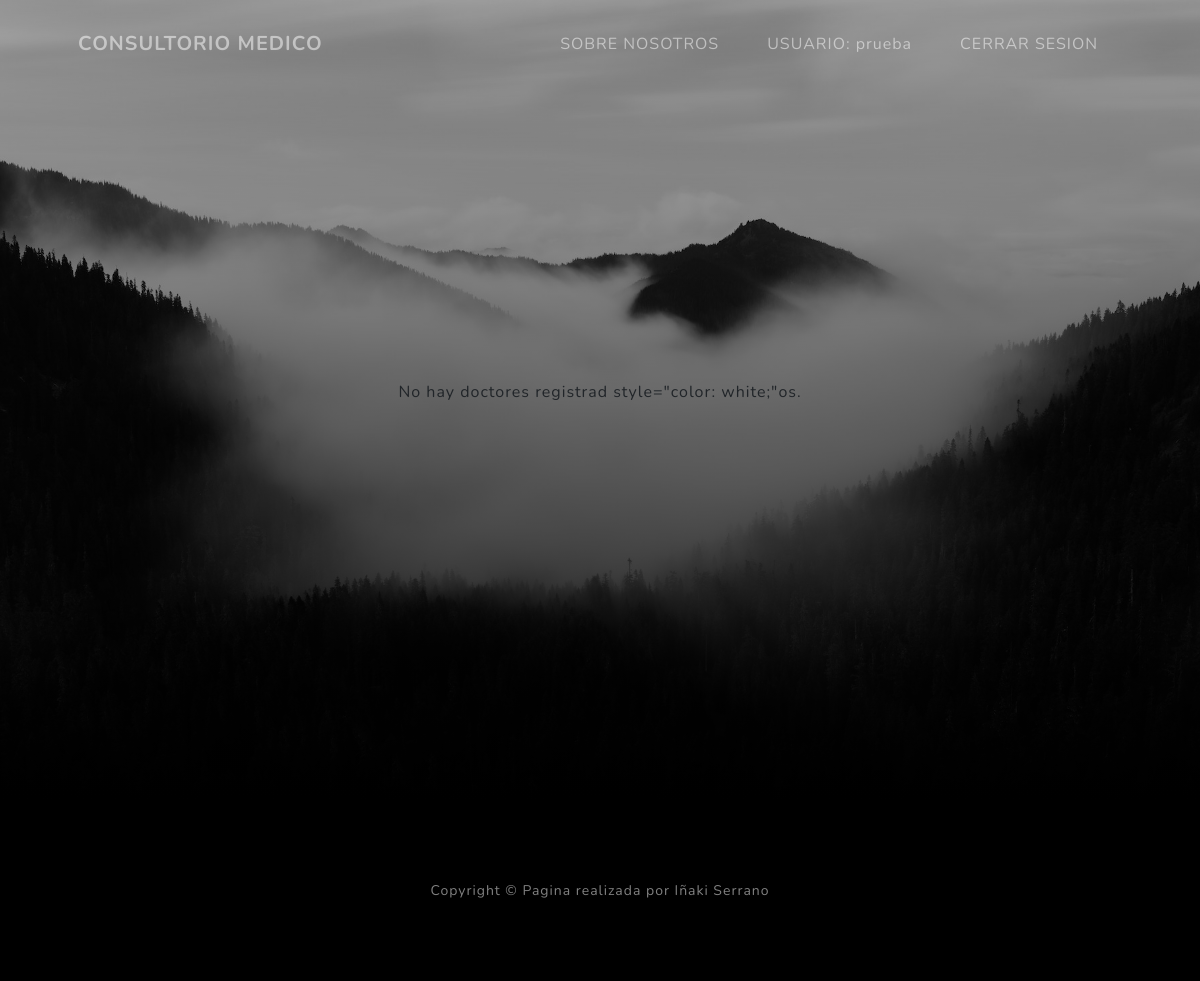
The page /ver_doctores/ (signed in) on the database as committed earlier.
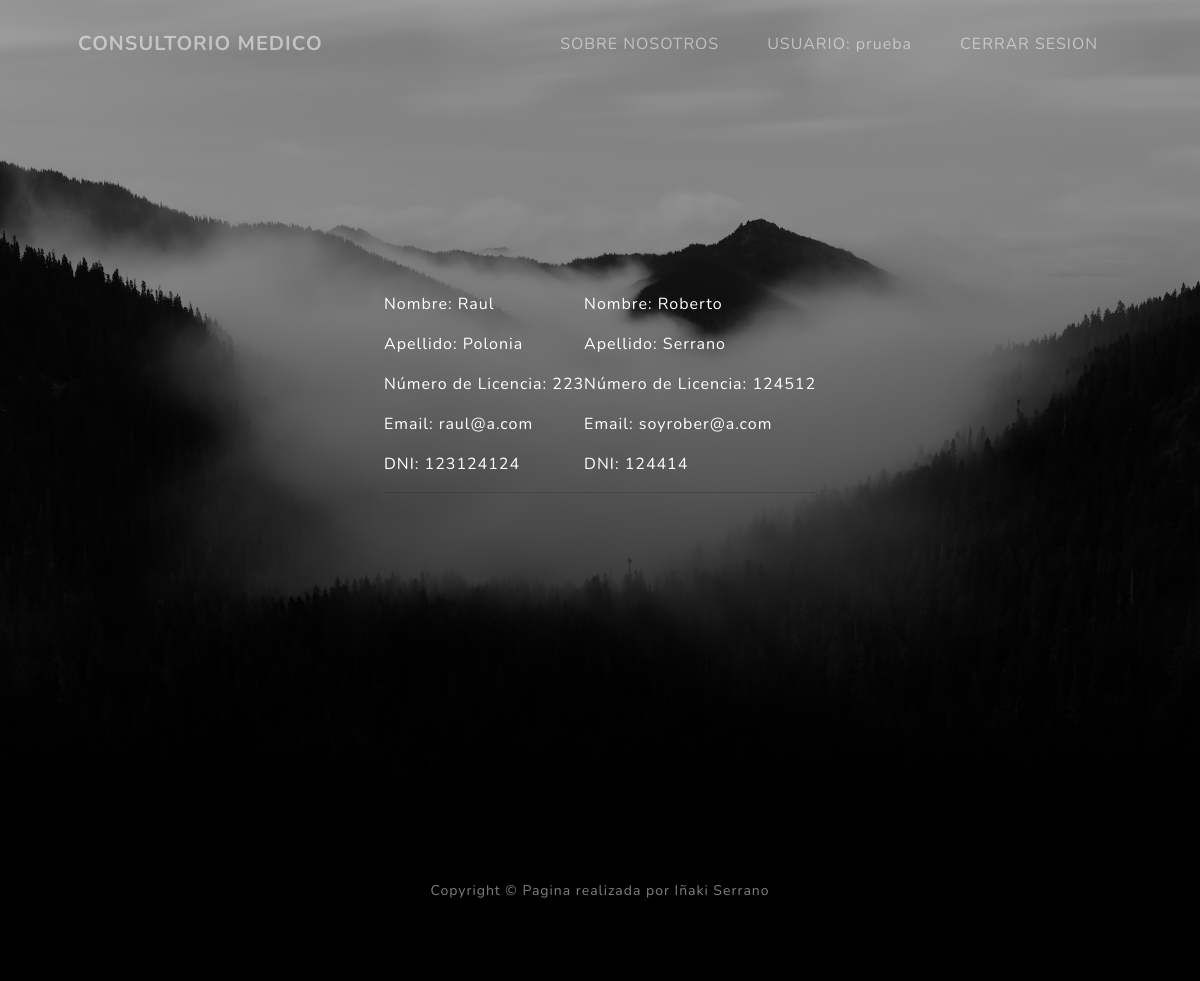
The same page on the database as committed later.
### AppConsultorio/models.py (models this page shows, shortened)
class Doctores(models.Model):
    nombre = models.CharField(max_length=100)
    apellido = models.CharField(max_length=100)
    num_licencia = models.CharField(max_length=100)
    especialidad = models.CharField(max_length=100)
    email = models.EmailField()
    dni = models.CharField(max_length=100)

### AppConsultorio/views.py (the view)
# urls.py: path('ver_doctores/',views.ver_doctores,name="ver_doctores"),
@login_required
def ver_doctores(request):
    doctores = Doctores.objects.all()
    return render(request, 'AppConsultorio/doctores.html',{'doctores':doctores})

### AppConsultorio/templates/AppConsultorio/doctores.html (shortened to what this page needs)
{% extends 'AppConsultorio/base.html' %}
{% load static %}
{% block main %}
    {% for doctor in doctores %}
    <div>
        <table>
            <p style="color: white;">Nombre: {{ doctor.nombre }}</p>
            <p style="color: white;">Apellido: {{ doctor.apellido }}</p>
            <p style="color: white;">Número de Licencia: {{ doctor.num_licencia }}</p>
            <p style="color: white;">Email: {{ doctor.email }}</p>
            <p style="color: white;">DNI: {{ doctor.dni }}</p>
            <hr>
        </table>
    </div>
        {% empty %}
            <p>No hay doctores registrad style="color: white;"os.</p>
    {% endfor %}
{% endblock main %}

### AppConsultorio/templates/AppConsultorio/base.html (shortened to what this page needs)
<!DOCTYPE html>
{% load static %}
<html lang="en">
    <head>
        <link href="{% static 'AppConsultorio/css/styles.css' %}" rel="stylesheet" />
    </head>
    <body id="page-top">
        <nav class="navbar navbar-expand-lg navbar-light fixed-top" id="mainNav">
            <div class="container px-4 px-lg-5">
                {% if user.is_authenticated %}
                    <a class="navbar-brand" href="{% url 'inicio_l' %}">CONSULTORIO MEDICO</a>
                {% else %}
                    <a class="navbar-brand" href="{% url 'inicio' %}">CONSULTORIO MEDICO</a>
                {% endif %}
                <div class="collapse navbar-collapse" id="navbarResponsive">
                    <ul class="navbar-nav ms-auto">
                        <li class="nav-item"><a class="nav-link" href="#about">SOBRE NOSOTROS</a></li>
                        {% if user.is_authenticated %}
                            <li class="nav-item"><a class="nav-link">USUARIO: {{ user.username }}</a></li>
                            <li class="nav-item"><a class="nav-link" href="{% url 'logout' %}">CERRAR SESION </a></li>
                        {% endif %}
                    </ul>
                </div>
            </div>
        </nav>
        <header class="masthead">
            <div class="container px-4 px-lg-5 d-flex h-100 align-items-center justify-content-center">
                <div class="d-flex justify-content-center">
        {% block main %}
        {% endblock main %}
</header>
<footer class="footer bg-black small text-center text-white-50"><div class="container px-4 px-lg-5">Copyright &copy; Pagina realizada por Iñaki Serrano</div></footer>
</body>
</html>

Rows that differ between the two databases and show on the page:
added Doctores: nombre "Raul", apellido "Polonia", num_licencia "223", email "raul@a.com", dni "123124124"
added Doctores: nombre "Roberto", apellido "Serrano", num_licencia "124512", email "soyrober@a.com", dni "124414"
Other text that changed with them:
text no longer shown: "No hay doctores registrad style=\"color: white;\"os."
